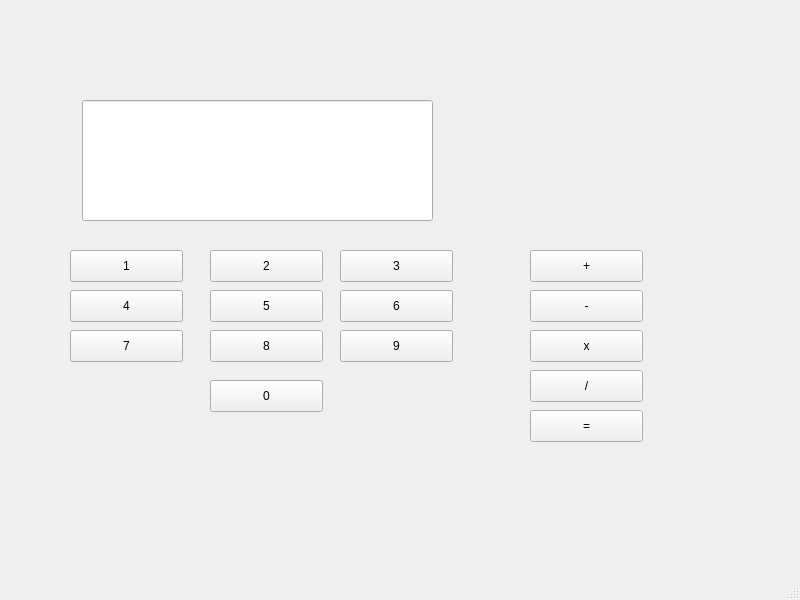
<?xml version="1.0" encoding="UTF-8"?>
<ui version="4.0">
 <class>calculatorr</class>
 <widget class="QMainWindow" name="calculatorr">
  <property name="geometry">
   <rect>
    <x>0</x>
    <y>0</y>
    <width>800</width>
    <height>600</height>
   </rect>
  </property>
  <property name="windowTitle">
   <string>calculatorr</string>
  </property>
  <widget class="QWidget" name="centralwidget">
   <widget class="QPushButton" name="pushButton_1">
    <property name="geometry">
     <rect>
      <x>70</x>
      <y>250</y>
      <width>113</width>
      <height>32</height>
     </rect>
    </property>
    <property name="text">
     <string>1</string>
    </property>
   </widget>
   <widget class="QPushButton" name="pushButton_7">
    <property name="geometry">
     <rect>
      <x>70</x>
      <y>330</y>
      <width>113</width>
      <height>32</height>
     </rect>
    </property>
    <property name="text">
     <string>7</string>
    </property>
   </widget>
   <widget class="QPushButton" name="pushButton_4">
    <property name="geometry">
     <rect>
      <x>70</x>
      <y>290</y>
      <width>113</width>
      <height>32</height>
     </rect>
    </property>
    <property name="text">
     <string>4</string>
    </property>
   </widget>
   <widget class="QPushButton" name="pushButton_5">
    <property name="geometry">
     <rect>
      <x>210</x>
      <y>290</y>
      <width>113</width>
      <height>32</height>
     </rect>
    </property>
    <property name="text">
     <string>5</string>
    </property>
   </widget>
   <widget class="QPushButton" name="pushButton_2">
    <property name="geometry">
     <rect>
      <x>210</x>
      <y>250</y>
      <width>113</width>
      <height>32</height>
     </rect>
    </property>
    <property name="text">
     <string>2</string>
    </property>
   </widget>
   <widget class="QPushButton" name="pushButton_3">
    <property name="geometry">
     <rect>
      <x>340</x>
      <y>250</y>
      <width>113</width>
      <height>32</height>
     </rect>
    </property>
    <property name="text">
     <string>3</string>
    </property>
   </widget>
   <widget class="QPushButton" name="pushButton_8">
    <property name="geometry">
     <rect>
      <x>210</x>
      <y>330</y>
      <width>113</width>
      <height>32</height>
     </rect>
    </property>
    <property name="text">
     <string>8</string>
    </property>
   </widget>
   <widget class="QPushButton" name="pushButton_6">
    <property name="geometry">
     <rect>
      <x>340</x>
      <y>290</y>
      <width>113</width>
      <height>32</height>
     </rect>
    </property>
    <property name="text">
     <string>6</string>
    </property>
   </widget>
   <widget class="QPushButton" name="pushButton_9">
    <property name="geometry">
     <rect>
      <x>340</x>
      <y>330</y>
      <width>113</width>
      <height>32</height>
     </rect>
    </property>
    <property name="text">
     <string>9</string>
    </property>
   </widget>
   <widget class="QPushButton" name="pushButton_0">
    <property name="geometry">
     <rect>
      <x>210</x>
      <y>380</y>
      <width>113</width>
      <height>32</height>
     </rect>
    </property>
    <property name="text">
     <string>0</string>
    </property>
   </widget>
   <widget class="QPushButton" name="minus">
    <property name="geometry">
     <rect>
      <x>530</x>
      <y>290</y>
      <width>113</width>
      <height>32</height>
     </rect>
    </property>
    <property name="text">
     <string>-</string>
    </property>
   </widget>
   <widget class="QPushButton" name="plus">
    <property name="geometry">
     <rect>
      <x>530</x>
      <y>250</y>
      <width>113</width>
      <height>32</height>
     </rect>
    </property>
    <property name="text">
     <string>+</string>
    </property>
   </widget>
   <widget class="QPushButton" name="division">
    <property name="geometry">
     <rect>
      <x>530</x>
      <y>370</y>
      <width>113</width>
      <height>32</height>
     </rect>
    </property>
    <property name="text">
     <string>/</string>
    </property>
   </widget>
   <widget class="QPushButton" name="multiply">
    <property name="geometry">
     <rect>
      <x>530</x>
      <y>330</y>
      <width>113</width>
      <height>32</height>
     </rect>
    </property>
    <property name="text">
     <string>x</string>
    </property>
   </widget>
   <widget class="QPushButton" name="equal">
    <property name="geometry">
     <rect>
      <x>530</x>
      <y>410</y>
      <width>113</width>
      <height>32</height>
     </rect>
    </property>
    <property name="text">
     <string>=</string>
    </property>
   </widget>
   <widget class="QLineEdit" name="lineEdit_1">
    <property name="geometry">
     <rect>
      <x>82</x>
      <y>100</y>
      <width>351</width>
      <height>121</height>
     </rect>
    </property>
   </widget>
  </widget>
  <widget class="QMenuBar" name="menubar">
   <property name="geometry">
    <rect>
     <x>0</x>
     <y>0</y>
     <width>800</width>
     <height>22</height>
    </rect>
   </property>
  </widget>
  <widget class="QStatusBar" name="statusbar"/>
 </widget>
 <resources/>
 <connections/>
</ui>
